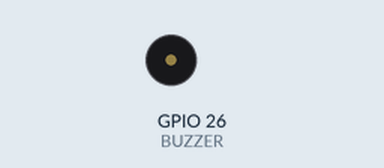
Recording of a program running on a simulated Raspberry Pi (BCM pin numbers). On the bench: buzzer (waves = sounding, pin HIGH).

Above: at 0.5 s.
Timing chart, 0 to 4.6 s (numbered marks = the images above):
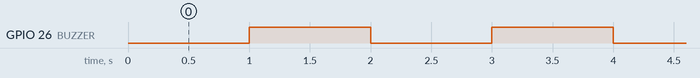

The program:

main.py
```python
#!/usr/bin/python3

from time import sleep
from RPi import GPIO
import atexit

BUZZER = 26


def cleanExit():
    print("Cleaning up GPIO.")
    GPIO.cleanup()


atexit.register(cleanExit)

GPIO.setmode(GPIO.BCM)
GPIO.setup(BUZZER, GPIO.OUT)

while True:
    GPIO.output(BUZZER, 0)
    sleep(1)
    GPIO.output(BUZZER, 1)
    sleep(1)
```

Measured:
- by itself, GPIO 26 (BUZZER): alternates HIGH for 1.0 s and LOW for 1.0 s
